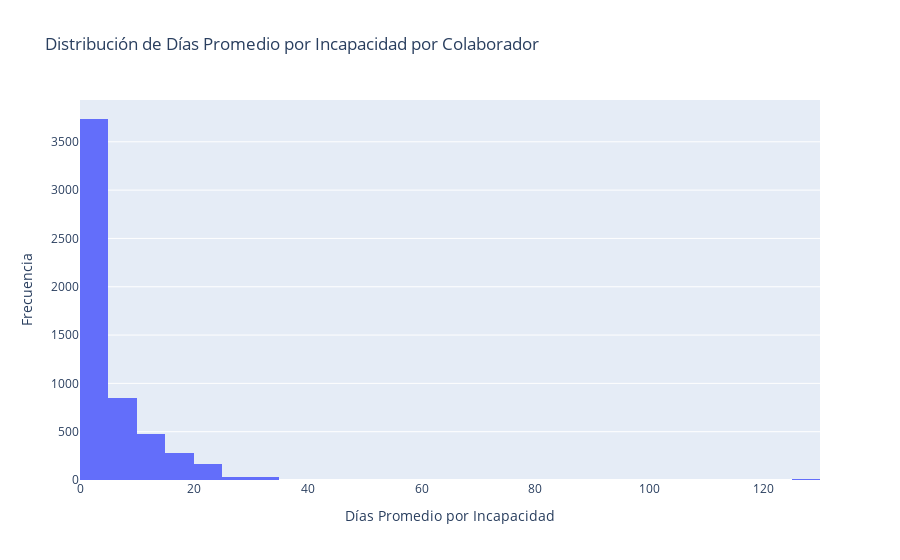

Notebook cell for this chart:
### Code cell
fig6 = px.histogram(df, x='dias_promedio_por_incapacidad_colaborador',
                    nbins=30,
                    title='Distribución de Días Promedio por Incapacidad por Colaborador',
                    labels={'dias_promedio_por_incapacidad_colaborador': 'Días Promedio'})

fig6.update_layout(xaxis_title='Días Promedio por Incapacidad', yaxis_title='Frecuencia')

### Figure 1 — Plotly figure (JSON) as saved in the notebook; plotly's stock layout.template omitted (floating-point values rounded to 4 significant figures; data arrays with more than 128 entries replaced by an {"elided": "..."} marker saying what was removed)
{"data": [{"bingroup": "x", "hovertemplate": "Días Promedio=%{x}<br>count=%{y}<extra></extra>", "legendgroup": "", "marker": {"color": "#636efa", "pattern": {"shape": ""}}, "name": "", "nbinsx": 30, "orientation": "v", "showlegend": false, "type": "histogram", "x": {"elided": "5580 float values"}, "xaxis": "x", "yaxis": "y"}], "layout": {"barmode": "relative", "legend": {"tracegroupgap": 0}, "title": {"text": "Distribución de Días Promedio por Incapacidad por Colaborador"}, "xaxis": {"anchor": "y", "domain": [0, 1], "title": {"text": "Días Promedio por Incapacidad"}}, "yaxis": {"anchor": "x", "domain": [0, 1], "title": {"text": "Frecuencia"}}}}
